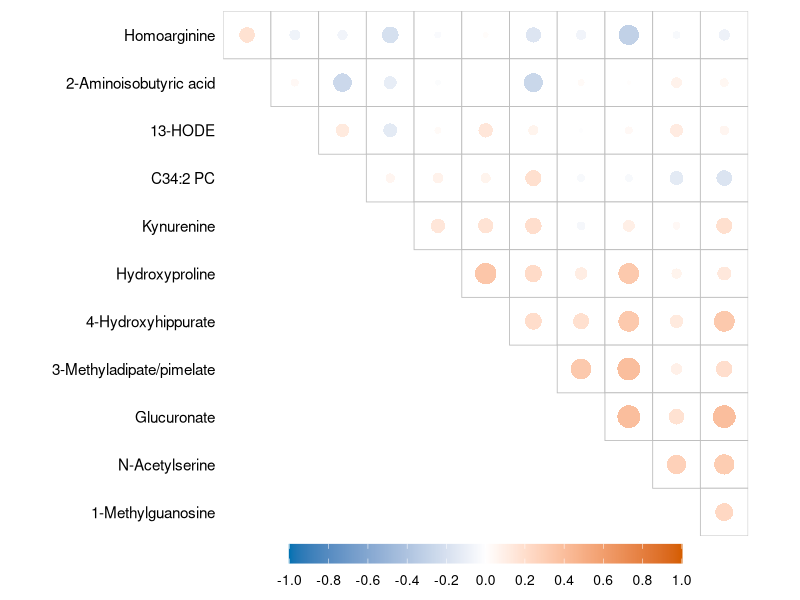

Reproduce this figure in R.
library(ggplot2)
library(grid)

data = read.csv("data.csv", stringsAsFactors = FALSE)

all_levels = c(
  "Malonate", "Homoarginine", "2-Aminoisobutyric acid", "13-HODE",
  "C34:2 PC", "Kynurenine", "Hydroxyproline", "4-Hydroxyhippurate",
  "3-Methyladipate/pimelate", "Glucuronate", "N-Acetylserine",
  "1-Methylguanosine", "N-Carbamoyl-beta-alanine"
)

row_levels = all_levels[-1]
col_levels = all_levels[-length(all_levels)]

data$var1 = factor(data$var1, levels = rev(row_levels))
data$var2 = factor(data$var2, levels = col_levels)

p = ggplot() +
  geom_tile(
    data = data,
    aes(x = var2, y = var1),
    fill = "white", color = "gray75", linewidth = 0.3
  ) +
  geom_point(
    data = data,
    aes(x = var2, y = var1, color = value, size = abs(value)),
    shape = 16
  ) +
  scale_color_gradient2(
    low = "#0072B2", mid = "white", high = "#D55E00",
    midpoint = 0, limits = c(-1, 1),
    name = NULL,
    breaks = seq(-1, 1, by = 0.2),
    labels = function(x) format(x, trim = TRUE, scientific = FALSE)
  ) +
  scale_size_area(max_size = 7.4, guide = "none") +
  scale_x_discrete(expand = c(0, 0), labels = rep("", length(col_levels))) +
  scale_y_discrete(expand = c(0, 0)) +
  coord_fixed() +
  labs(x = NULL, y = NULL) +
  theme_void(base_size = 15) +
  theme(
    axis.text.y = element_text(size = 11, colour = "black", hjust = 1, margin = margin(r = 6)),
    axis.text.x = element_blank(),
    axis.ticks = element_blank(),
    legend.position = "bottom",
    legend.key.width = unit(6.8, "cm"),
    legend.key.height = unit(0.45, "cm"),
    legend.text = element_text(size = 10),
    legend.background = element_rect(fill = "white", colour = NA),
    legend.box.background = element_rect(fill = "white", colour = NA),
    panel.background = element_rect(fill = "white", colour = NA),
    plot.background = element_rect(fill = "white", colour = NA),
    plot.margin = margin(8, 8, 8, 8)
  ) +
  guides(color = guide_colorbar(
    title.position = "top",
    barwidth = unit(10, "cm"),
    barheight = unit(0.5, "cm")
  ))

ggsave("fig2b.png", p, width = 7, height = 7, dpi = 800, bg = "white")
